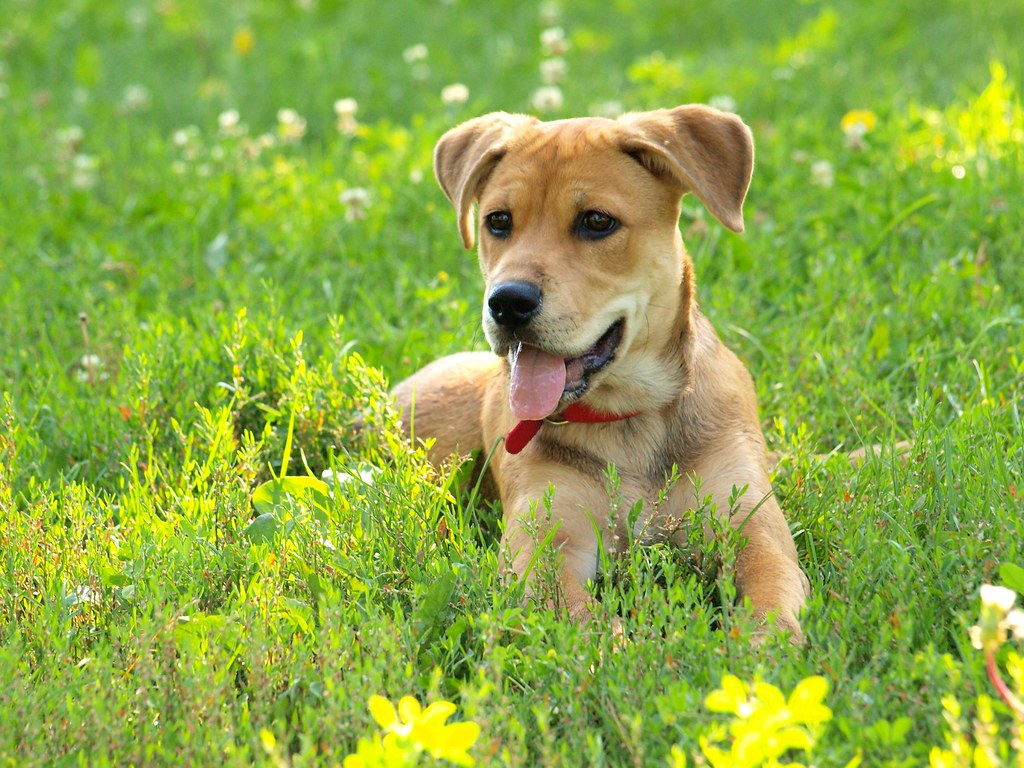
#> input picture Python for ML and AI/Image Processing/images/dog.png, 1024 x 768 px
$ jupyter execute image_processing.ipynb   (shell and % lines are left out)   (older library calls are emulated)
#> lines starting #> are read from the running program, lines starting #| are printed output that depends on the picture; after the words box and inside, x2 and y2 are one past the last pixel; in counts of white or black regions, pixels touching at a corner belong together
In this notebook we will discuss Image Processing and how to use Scipy in this regard

We will look into the following topics:

1) Filtering

2) Edge Detection

3) Thresholding

4) Segmentation

5) Enhancement

What is an image?

Image a 2-dimensional representation of a visual representation. Pixel is a basic unit of an image which represents intensity.

Most popular file formats for an image are jpeg format or png.

In a black and white image, there are only two pixel intensities: 0 or 1. A black and white image is a 2D image.

In a gray-scale image, the intensities range from 0 to 255. A gray-scale image is a 2D image.

In a color image, we have there different dimensionals that represent the Red, Blue and Green intensities respectively. Each dimension varies from 0 to 255. A color image is a 3D image.

#### Histogram

Histogram of an image represents the frequencies of the intensities that occur in an image.

Reference: https://answers.unity.com/questions/442699/need-help-with-a-simple-histogram.html


[cell 1]
import numpy as np
import scipy.ndimage
import imageio
#from scipy.misc.pilutil import Image
import matplotlib.pyplot as plt
import cv2 # opencv
import scipy.misc

#### Filtering

Filtering is used to obtain relevant information from an image.

Different filters are:

    1) mean filter is used to smooth an image

    2) median filter is used to remove salt and pepper noise

    3) maximum filter is used to remove low intensity outliers


[cell 2]
# maximum filter

img = cv2.imread("images/dog.png")
#> img is the input picture: shape (768, 1024, 3); mean B, G, R 69.1, 170.8, 142.5
img_gray = cv2.cvtColor(img, cv2.COLOR_BGR2GRAY)
print(img_gray.shape, type(img_gray))
#| (768, 1024) <class 'numpy.ndarray'>
amax = scipy.ndimage.maximum_filter(img_gray, size=5, footprint=None,
                                    output=None, mode="reflect",
                                    cval=0.0, origin=0) # Increasing 'size' will blur image

print(amax.shape)
#| (768, 1024)
plt.imshow(amax, cmap="gray")

[cell 3]
# inducing blurring

face = cv2.imread("images/dog.png")

face_gray = cv2.cvtColor(face, cv2.COLOR_BGR2GRAY)

blurred_face = scipy.ndimage.gaussian_filter(face_gray, sigma=10)

plt.imshow(blurred_face, cmap="gray")

[cell 4]
# mean filter to reduce noise
face = cv2.imread("images/tiger_noise.png")
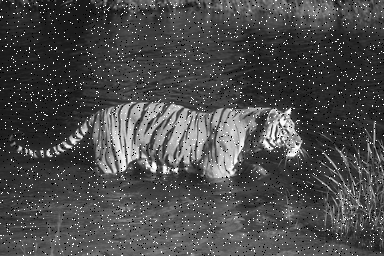
#> input picture Python for ML and AI/Image Processing/images/tiger_noise.png, 384 x 256 px
#> face is the input picture: shape (256, 384, 3); min 0, max 255, mean 74.9
print(face.shape)
#| (256, 384, 3)
face_gray = cv2.cvtColor(face, cv2.COLOR_BGR2GRAY)
k = np.ones((3,3))/9
bconvolve = scipy.ndimage.convolve(face_gray, k, mode="constant", cval=0.0)

plt.figure(1, figsize=(14, 10))

plt.subplot(221)
plt.imshow(face_gray, cmap="gray")

plt.subplot(222)
plt.imshow(bconvolve, cmap="gray")
plt.show()

[cell 5]
# median filter

# Reference for the image: http://www.fit.vutbr.cz/~vasicek/imagedb/

face = cv2.imread("images/tiger_noise.png")
face_medium = scipy.ndimage.median_filter(face, 5) # median filters remove the top and low outliers

plt.figure(1, figsize=(14, 10))
plt.subplot(221)
plt.imshow(face, cmap="gray")

plt.subplot(222)
plt.imshow(face_medium, cmap="gray")
plt.show()

#### Affine Transformations

Affine transformations such as rotation and  translation are used to produce more images from a sample of less images. These are extremely popular in machine learning when there is a mismatch between several categories.

[cell 6]
# rotation
import skimage.transform

face = imageio.imread("images/dog.png")
#> face: shape (768, 1024, 3)

# convolutional neural network - CNN
# ML algorithm

rotate_face = skimage.transform.rotate(face, 45)

import matplotlib.pyplot as plt
plt.imshow(rotate_face)
plt.show()

[cell 7]
# cropping

face = imageio.imread("images/dog.png")
print(face.shape)
#| (768, 1024, 3)
lx, ly, lz = face.shape
#> lx = 768; ly = 1024; lz = 3
# Cropping
crop_face = face[int(lx/4): -int(lx/4), int(ly/4): -int(ly/4)]
import matplotlib.pyplot as plt
plt.imshow(crop_face)
plt.show()

#### Edge Detection

Edge are places in an image that have strong intensity contrast. Let us consider an example:


There are several edge detection filters, we will consider Soble.

[cell 8]
# edge detection using sobel

from skimage.filters import sobel
house = cv2.imread("images/house_simple.jpg")
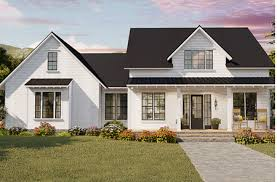
#> input picture Python for ML and AI/Image Processing/images/house_simple.jpg, 277 x 182 px
#> house is the input picture: shape (182, 277, 3); mean B, G, R 127.5, 140, 146.8
house_gray = cv2.cvtColor(house, cv2.COLOR_BGR2GRAY)

house_sobel = sobel(house_gray)

plt.imshow(house_sobel, cmap="gray")
plt.show()

#### Segmentation

Is a technique to classify an image into its objects.

Reference: https://www.ntu.edu.sg/home/asjfcai/Benchmark_Website/benchmark_index.html


We will look at histogram based segmentation techniques such as Otsu's and Adaptive. To impelement these methods we need to understand thresholding.

Thresholding is a process in which a particular intensity is chosen to threshold the image. All the intensities that are higher than the threshold value will be retained and all the values that are lower than the threshold value will be set to 0.

#### Otsu's Thresholding

Otsu's thresholding was conceptualized by Nobuyuki Otsu. Otsu's method uses a single value to threshold the image.

[cell 9]
# Otsu's thresholding

from skimage.filters import threshold_otsu

img = cv2.imread("images/house.jpg")
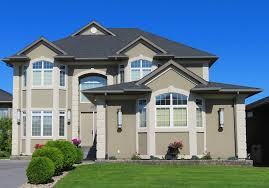
#> input picture Python for ML and AI/Image Processing/images/house.jpg, 269 x 188 px
#> img is the input picture: shape (188, 269, 3); mean B, G, R 140.7, 123.3, 96.8
img_gray = cv2.cvtColor(img, cv2.COLOR_BGR2GRAY)
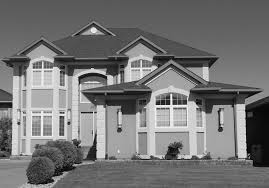
#> img_gray: shape (188, 269); min 0, max 253, mean 117.4

thresh = threshold_otsu(img_gray)
#> thresh = 132
binary = img_gray > thresh
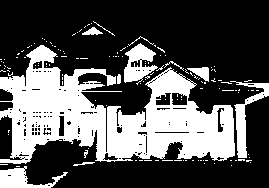
#> binary: shape (188, 269) bool; 33.6% white; 138 white regions (127 under 20 px), largest, box (x1, y1, x2, y2) and area: (0, 45, 235, 164) 13976, (230, 81, 269, 158) 793, (124, 43, 158, 85) 754

plt.figure(1, figsize=(14, 10))

plt.subplot(221)
plt.imshow(img_gray, cmap="gray")

plt.subplot(222)
plt.imshow(binary, cmap="gray")
plt.show()

[cell 10]
from skimage.filters import threshold_otsu

img = cv2.imread("images/house.jpg")
#img_gray = cv2.cvtColor(img, cv2.COLOR_BGR2GRAY)

thresh1 = threshold_otsu(img[:,:,0])
#> thresh1 = 126
thresh2 = threshold_otsu(img[:,:,1])
#> thresh2 = 135
thresh3 = threshold_otsu(img[:,:,2])
#> thresh3 = 114
binary = np.zeros(img.shape)
binary[:,:,0] = img[:,:,0] > thresh1
#> binary: shape (188, 269, 3) float64
binary[:,:,1] = img[:,:,1] > thresh2
binary[:,:,2] = img[:,:,2] > thresh3

'''
binary = np.stack([img[:,:,0] > thresh1,
                    img[:,:,1] > thresh2,
                    img[:,:,2] > thresh3
                   ])
'''
print(thresh)
#| 132
plt.figure(1, figsize=(14, 10))

plt.subplot(221)
plt.imshow(img, cmap="gray")

plt.subplot(222)
plt.imshow(binary, cmap="gray")
plt.show()
#> figure, not shown here; B, G, R data is drawn as R, G, B

[cell 11]
"""
In-class activity: Use the image coins.png from this class notes folder and perform segmentation using Otsu's method.
Use subplot to plot the input and output. Also, save the output in the same folder and call it coins_otsu.png.
"""

#### Adaptive Thresholding

In adaptive thresholding the image is divided into sub-images. For each sub-image an average ic computed and
pixel that are above the threshold value of thast sub-image will be considered and the rest are assigned 0.

[cell 12]
# Adaptive thresholding

# Image Reference: https://www.geeksforgeeks.org/python-thresholding-techniques-using-opencv-set-2-adaptive-thresholding/

import skimage
from skimage.filters import threshold_local

from PIL import Image
img = cv2.imread('images/adaptive2.jpg')
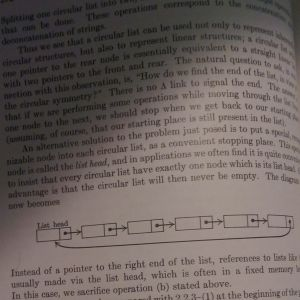
#> input picture Python for ML and AI/Image Processing/images/adaptive2.jpg, 300 x 300 px
#> img is the input picture: shape (300, 300, 3); mean B, G, R 94.5, 97.8, 107.5
img_gray = cv2.cvtColor(img, cv2.COLOR_BGR2GRAY)
#> img_gray: shape (300, 300)
print(img_gray.shape)
#| (300, 300)

block_size = 35
paper_adaptive = threshold_local(img_gray, block_size, offset=10)
adaptive_binary = img_gray > paper_adaptive
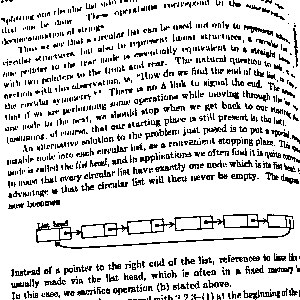
#> adaptive_binary: shape (300, 300) bool; 82.8% white; black in thin lines or dots

plt.figure(1, figsize=(16, 14))

plt.subplot(221)
plt.imshow(img_gray, cmap="gray")

plt.subplot(222)
plt.imshow(adaptive_binary, cmap="gray")
plt.show()

[cell 13]
"""
In-class activity: Retype the above adpative thresholding code and try the following:
1) Use block_size= 5

2) Use block_size=51

For each part, use subplot to plot the input and output.
"""

#### Image Enhancement

Image enhancement is used to increase the contrast in an image.

Reference: https://craftofcoding.wordpress.com/tag/image-enhancement/

Here we will consider:

    1) Image inverse

    2) Histogram equalization

    3) Power law transformation

Image inverse is a linear transformation in which dark intensities will get mapped to bright intensities and vice-versa.

[cell 14]
# Image Inverse


house = cv2.imread("images/house.jpg")
house_gray = cv2.cvtColor(house, cv2.COLOR_BGR2GRAY)
house_inverse = 255 - house_gray
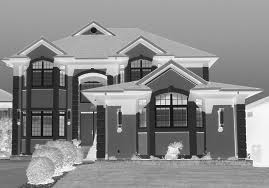
#> house_inverse: shape (188, 269); min 2, max 255, mean 137.6


plt.figure(1, figsize=(14, 10))

plt.subplot(221)
plt.imshow(house_gray, cmap="gray")

plt.subplot(222)
plt.imshow(house_inverse, cmap="gray")
plt.show()

#### Power- law transformation

For a give $I(i, j)$ the power low transformation is given by

$t(i, j) = k I(i, j)^\gamma $

where $k$ and $\gamma$ are positive numbers.

If $\gamma < 1$ then low intensities  will get mapped to high intensities. And if $\gamma < 1$ then high intensities will get mapped to low intensities.

[cell 15]
# Power law transformation

im = cv2.imread("images/angiogram1.png")
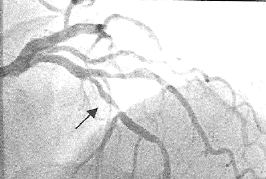
#> input picture Python for ML and AI/Image Processing/images/angiogram1.png, 266 x 179 px
#> im is the input picture: shape (179, 266, 3); min 8, max 255, mean 216
#im_gray = cv2.cvtColor(im, cv2.COLOR_BGR2GRAY)
im_gray = im


im_gray = im_gray/255.0
im_power = cv2.pow(im_gray, 20)
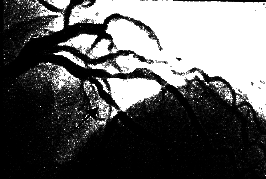
#> im_power: shape (179, 266, 3) float64; min 8.53e-31, max 1, mean 0.369

plt.figure(1, figsize=(14, 10))
plt.subplot(221)
plt.imshow(im_gray, cmap="gray")

plt.subplot(222)
plt.imshow(im_power, cmap="gray")
plt.show()
